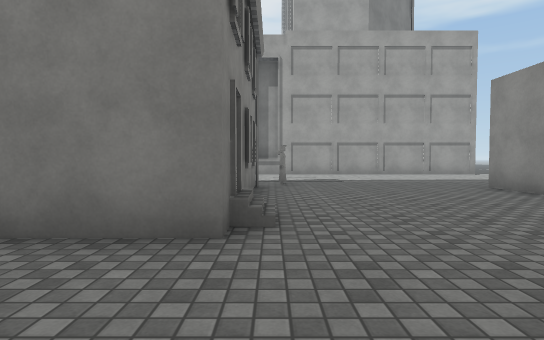
[1] (above)

24 first-person views from a walk through a scene from a Unity 3-D project. The camera is 1.2 m above the floor, tilts 2° down and sees 80° across. The floor is counted in squares, 2 m on a side. Each view is taken from the middle of a square. On the plan, view 1 faces up. The plan holds only what a view shows up to about 10 squares ahead; the rest is blank. The place goes on beyond the plan. Surface patterns are stand-ins for the level's own textures.

[2]
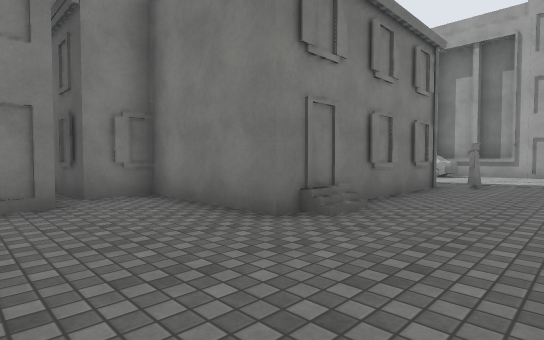

[3]
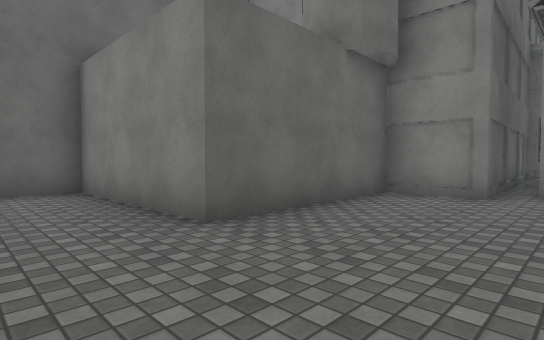

[4]
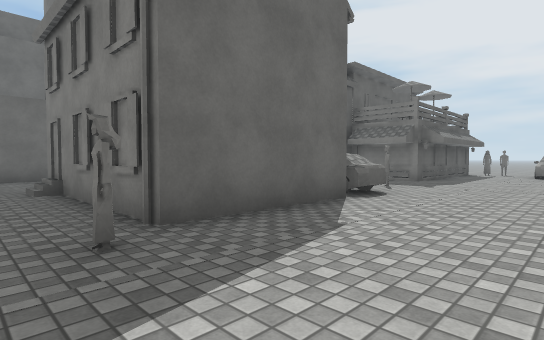

[5]
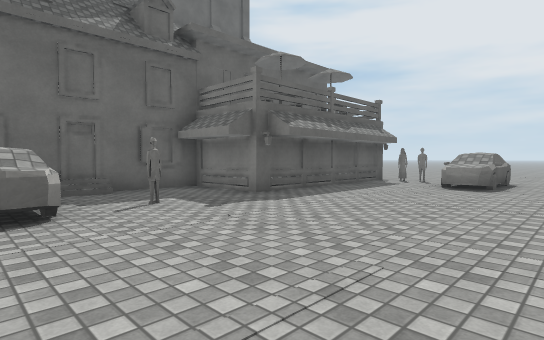

[6]
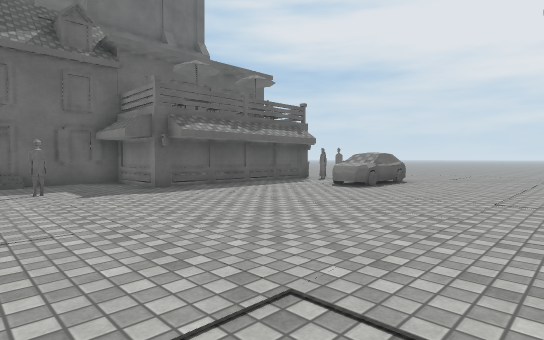

[7]
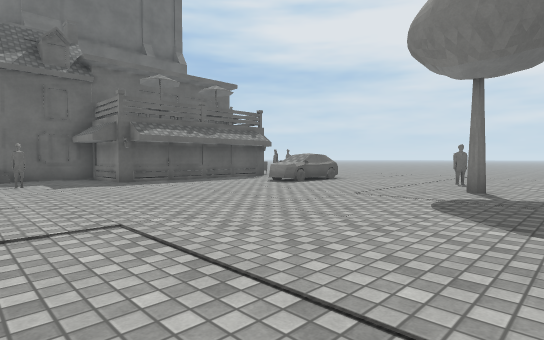

[8]
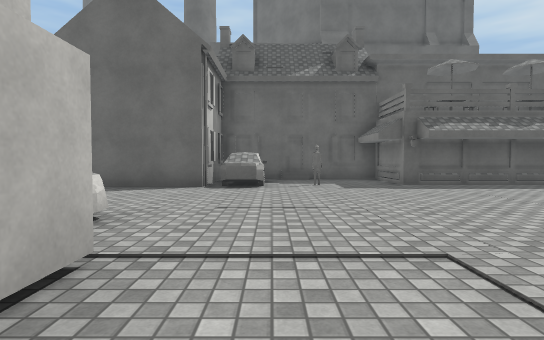

[9]
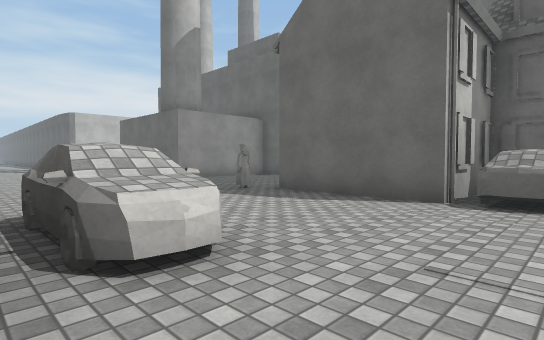

[10]
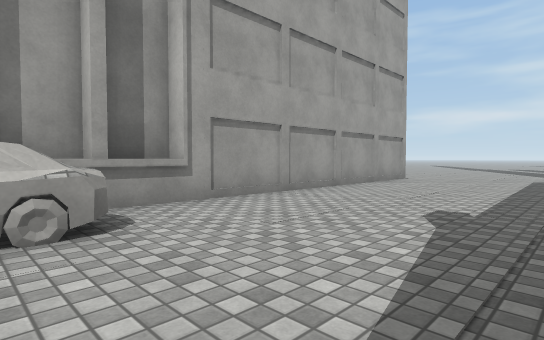

[11]
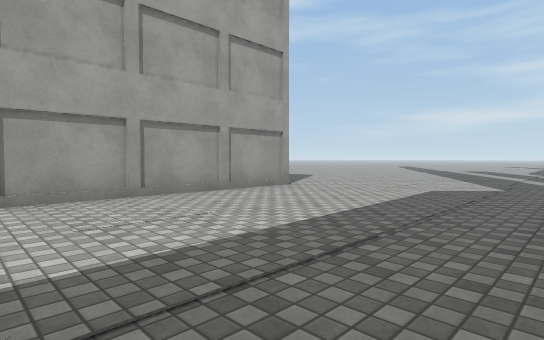

[12]
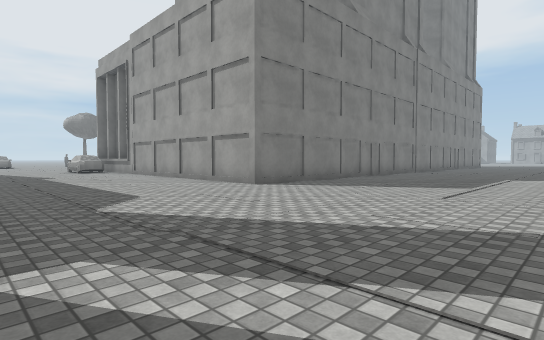

[13]
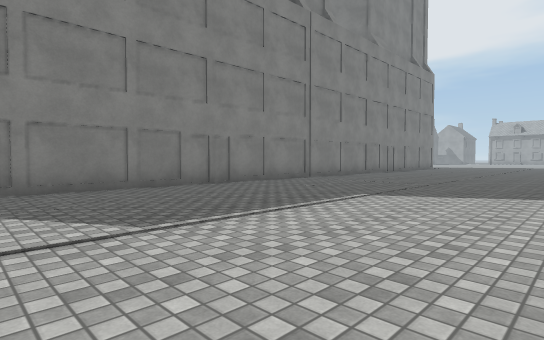

[14]
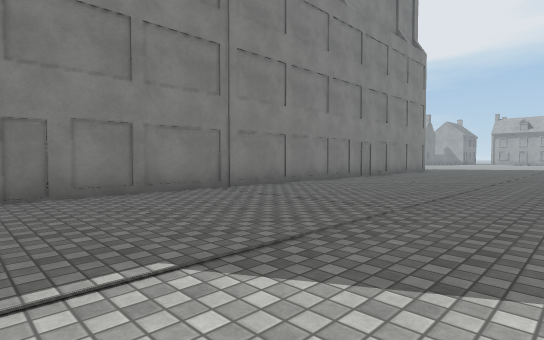

[15]
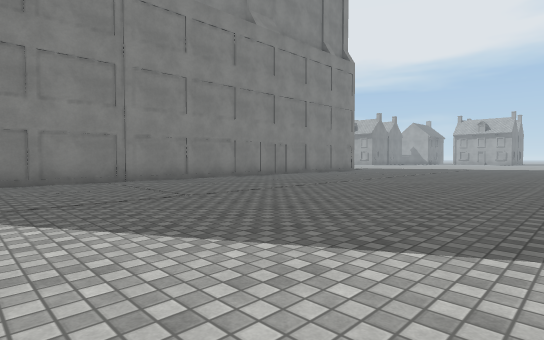

[16]
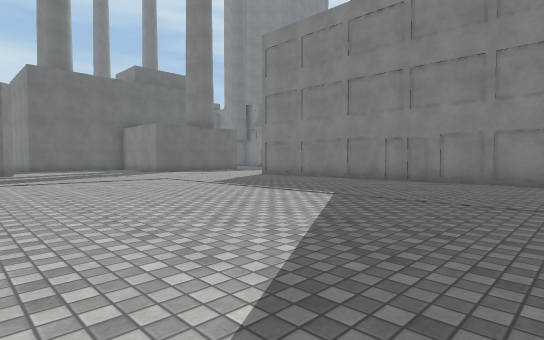

[17]
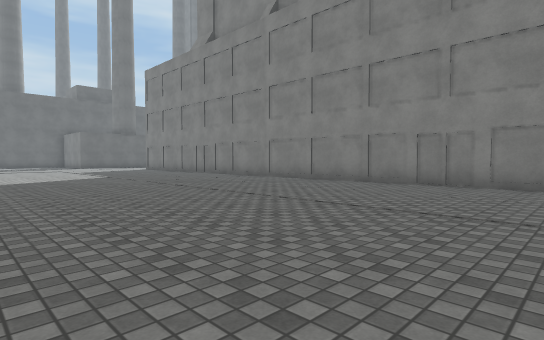

[18]
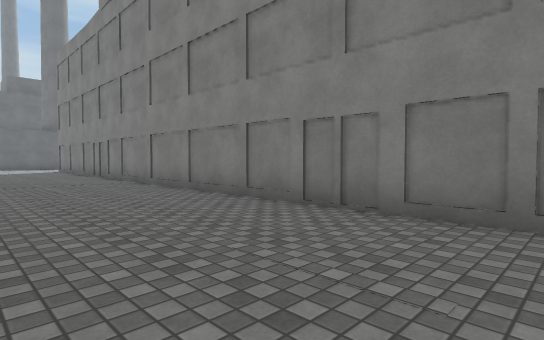

[19]
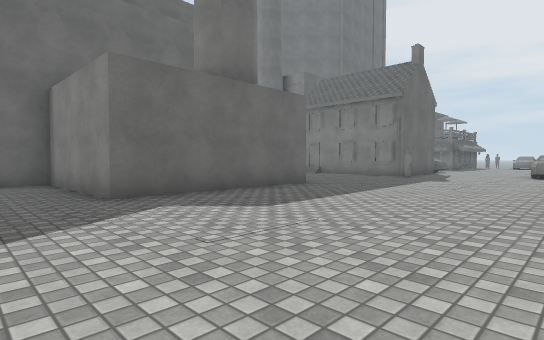

[20]
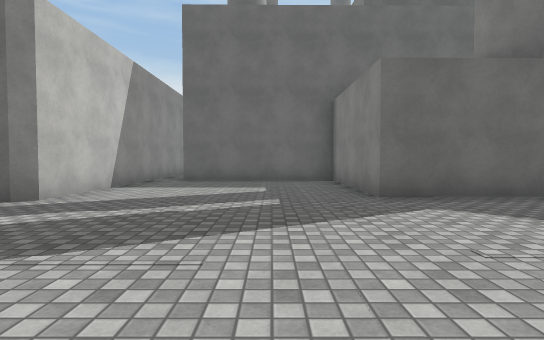

[21]
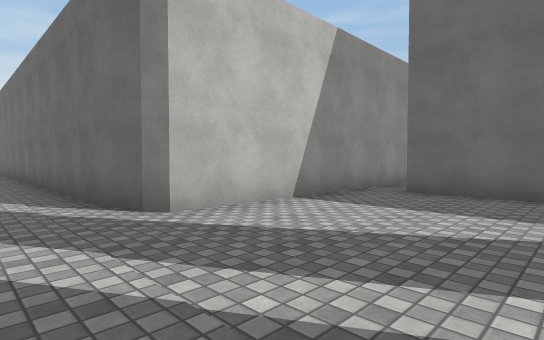

[22]
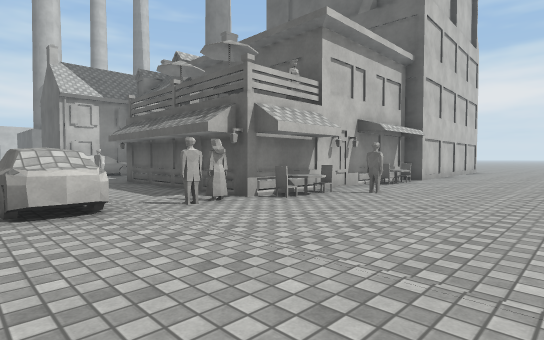

[23]
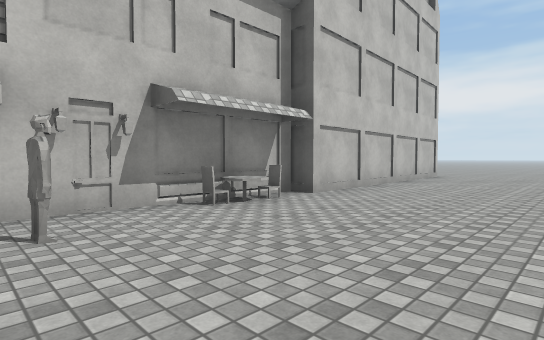

[24]
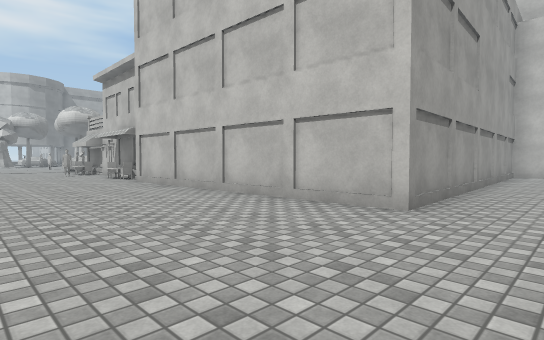

### Floor plan
Key: @ floor where view 1 was taken; # wall or solid block; x gap in a wall; . floor; / step, stairs or slope; C car; T tree; O other object.
Columns run from 17 left of view 1 to 16 right of it. Each row starts with its distance up from view 1.
 29                         #........
 28                         #........
 27                         #........
 26                         #........
 25                         #........
 24                         #........
 23                         #.........
 22                         #.........
 21                         #.........
 20                         #.........
 19                         #.........
 18                         #.........
 17                         #.........
 16                         #.........
 15        ...  .           #........
 14 ......T......           #........
 13 ....#........##        ##........
 12 ..............##########O........
 11 ..............CCC................
 10 .................................
  9 ....CCC...........................
  8 ....x.............................
  7 ....x......#CC####..............##
  6 ....######..CC###.....#####.....#
  5 ...O#    #...C  #.....    #.....#
  4 ....#    #####  #.....    #.....#
  3 ....#        ####/...     #####.#
  2 ....O        #.......          .#
  1 ....#    ######......          .#
  0 ....#         #..@...
 -1  ...#         #####..
 -2  ...#             #..
 -3 ....#             #..
 -4 ....#             #.
 -5 ....##            ##
 -6 ....O#########
 -7 .............#
 -8 ......

Positions as (right, up) in squares from view 1, and headings:
1: (0, 0), facing up
2: (2, 0), facing up-left
3: (3, 2), facing down-left
4: (1, 10), facing down-left
5: (-4, 11), facing down-left
6: (-5, 13), facing down-left
7: (-5, 15), facing down-left
8: (-5, 14), facing down
9: (-5, 12), facing down-right
10: (-2, 8), facing up-right
11: (2, 7), facing up-right
12: (13, 7), facing up-left
13: (14, 13), facing up-left
14: (13, 17), facing up-left
15: (16, 18), facing up-left
16: (16, 21), facing down-left
17: (15, 29), facing down-left
18: (11, 29), facing down-left
19: (11, 12), facing down-left
20: (11, 12), facing down
21: (11, 9), facing down-right
22: (-17, 10), facing down-right
23: (-17, 5), facing down-right
24: (-17, -8), facing up-right
